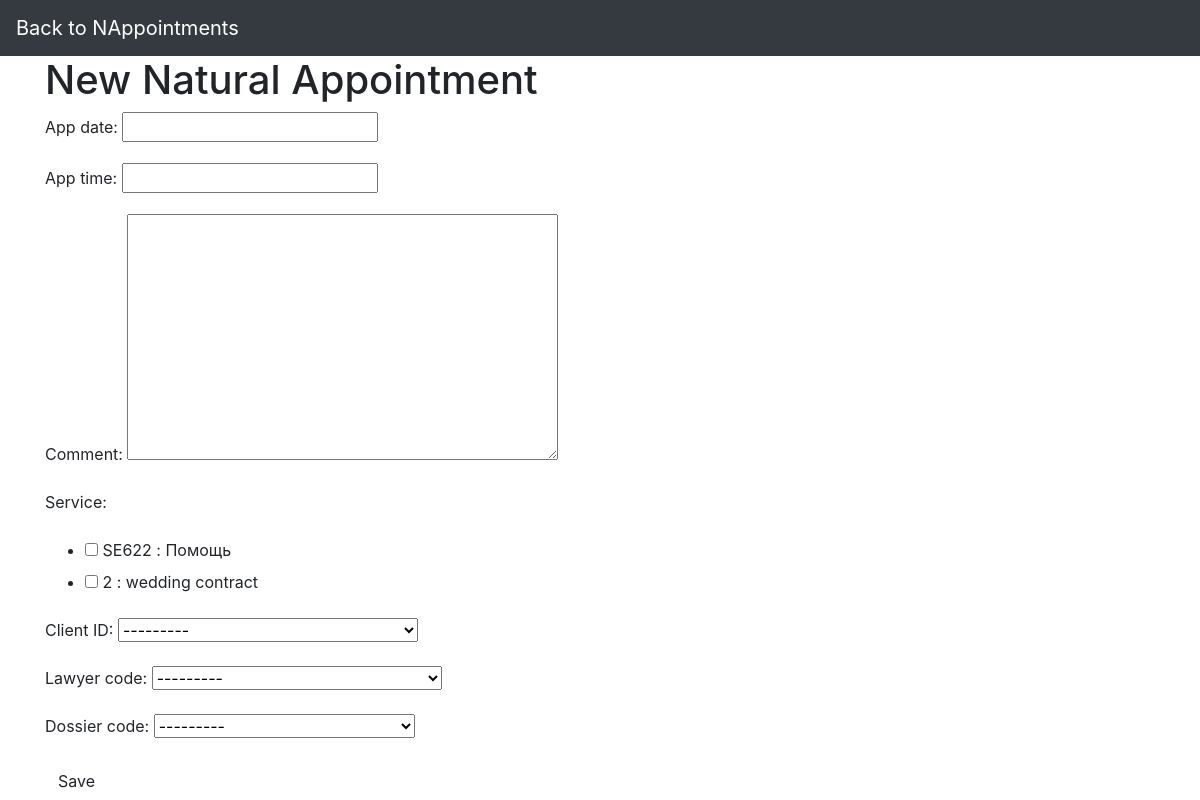
/database/appointment_N/create, run on an earlier commit of the app's database.
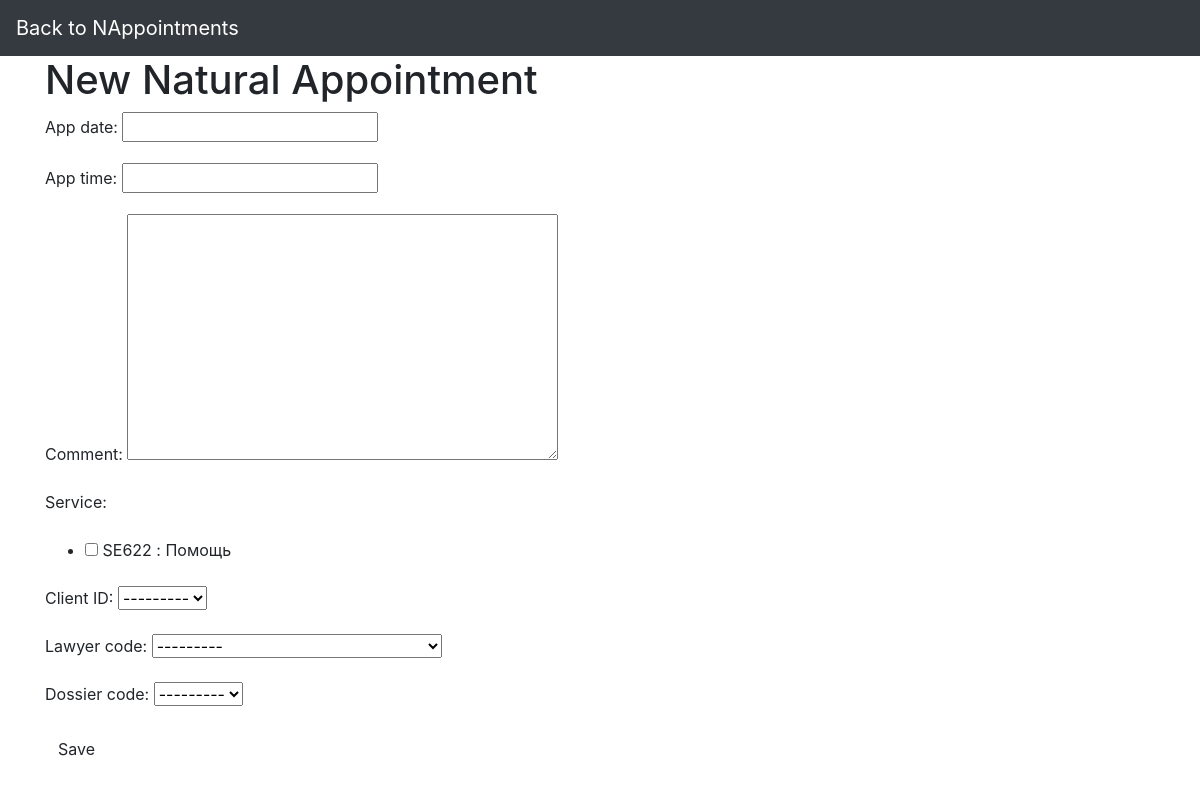
And on a later commit of the database.
### DataBase/models.py (models this page shows, shortened)
class Client(models.Model):
    first_name = models.CharField(max_length=25)
    surname = models.CharField(max_length=25)
    mid_name = models.CharField(max_length=25)
    adr_city = models.CharField(max_length=30)
    adr_street = models.CharField(max_length=20)
    adr_build = models.IntegerField()
    mail_info = models.EmailField(max_length=30)
    class Meta:
        abstract = True
        ordering = ['first_name']

class Client_natural(Client):
    num_client_n = models.CharField(max_length=10, primary_key=True)
    birth_date = models.DateField()
    passport_date = models.DateField()
    passport_authority = models.CharField(max_length=6)
    def __str__(self):
        return f'{self.num_client_n} : {self.first_name} {self.surname}'
    class Meta(Client.Meta):
        db_table = 'Client_natural'

class Lawyer(models.Model):
    lawyer_code = models.CharField(max_length=8, primary_key=True)
    first_name = models.CharField(max_length=25)
    surname = models.CharField(max_length=25)
    mid_name = models.CharField(max_length=25)
    specialization = models.CharField(max_length=20)
    mail_info = models.EmailField(max_length=30)
    service = models.ManyToManyField(Services)
    work_days = models.ManyToManyField(Work_days)
    def __str__(self):
        return f'{self.lawyer_code} : {self.first_name} {self.surname}'
    class Meta:
        db_table = 'Lawyer'
        ordering = ['first_name']

### DataBase/views.py (the view)
# urls.py: path('appointment_N/create', views.create_appointment_n, name='appointment_n-form'),
def create_appointment_n(request):
    if request.method == "POST":
        form = Appointment_NForm(request.POST)
        if form.is_valid():
            form.save()
            return redirect(request.POST['appoint_code_n'])
    else:
        form = Appointment_NForm()
    return render(request, 'create_appointment_n.html', {'form': form})

### DataBase/forms.py
class Appointment_NForm(ModelForm):
    comment = forms.CharField(required=False, widget=forms.Textarea)
    service = forms.ModelMultipleChoiceField(queryset=Services.objects.all(), widget=forms.CheckboxSelectMultiple)
    num_client_n = forms.ModelChoiceField(label='Client ID', queryset=Client_natural.objects.all())
    lawyer_code = forms.ModelChoiceField(label='Lawyer code', queryset=Lawyer.objects.all())
    code_dossier_n = forms.ModelChoiceField(label='Dossier code', queryset=Dossier_N.objects.all())
    class Meta:
        model = Appointment_N
        fields = ['app_date', 'app_time', 'comment', 'service', 'num_client_n', 'lawyer_code', 'code_dossier_n']

### DataBase/models.py (called while the page is built)
    def __str__(self):
        return f'{self.service_code} : {self.name_service}'

    def __str__(self):
        return f'{self.code_dossier_n} : {self.num_client_n}'

### DataBase/templates/create_appointment_n.html (shortened to what this page needs)
{% extends "base_generic.html" %}
{% block navbar %}
    <a class="navbar-brand" href="nappointments.html">Back to NAppointments</a>
{% endblock %}
{% block content %}
    <h1>New Natural Appointment</h1>
    <form method="POST" class="post-form">
        {{ form.as_p }}
        <button type="submit" class="save btn btn-default">Save</button>
    </form>
{% endblock %}

What changed in the data, as far as the page shows it:
removed Client_natural: num_client_n "---------"
Also different on the page:
form field service: "☐ ☐" → "☐"
form field num_client_n: (not shown) → "---------"
text no longer shown: "App date: App time: Comment: Service: SE622 : Помощь 2 : wedding contract Client ID: Lawyer code: Dossier code:"
text now shown: "App date: App time: Comment: Service: SE622 : Помощь Client ID: Lawyer code: Dossier code:"
